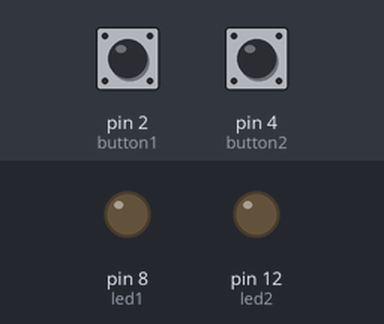
A sketch run on a simulated Arduino Uno, built with avr-gcc and run on an emulated ATmega328P. Shown: output pins drawn as LEDs (lit = HIGH). The test bench sets the inputs (shaded band); at power-on: pin 2 (button1) LOW, pin 4 (button2) LOW.

Above: at 1.2 s.
1.3 s: pin 2 (button1) pulled HIGH for 0.15 s
At 1.37 s:
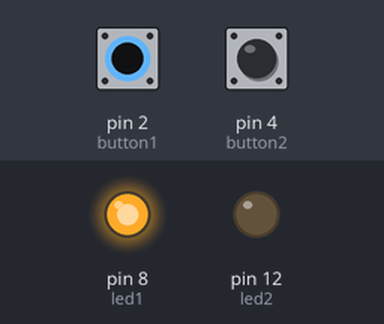
2.9 s: pin 4 (button2) pulled HIGH for 0.15 s
At 2.97 s:
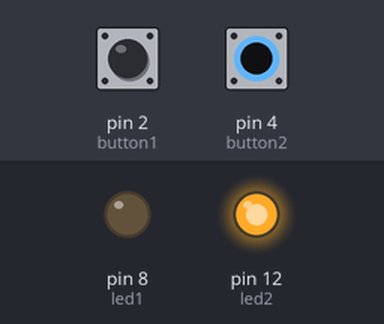
4.5 s: pin 4 (button2) pulled HIGH for 3.2 s
At 8.4 s:
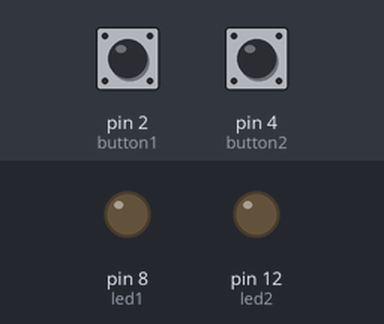
9.2 s: pin 2 (button1) pulled HIGH for 3.2 s
At 9.5 s:
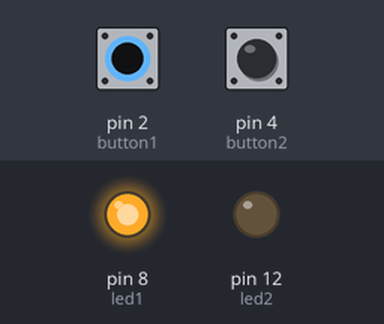
13.9 s: pin 2 (button1) driven HIGH and pin 4 (button2) driven HIGH
At 14.3 s:
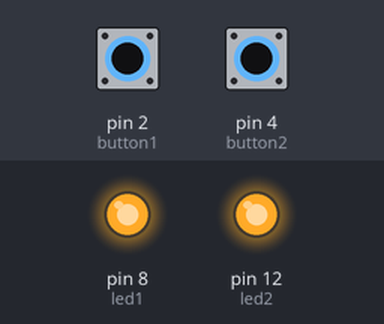
Timing chart, 0 to 16.4 s (numbered marks = the images above; inputs shaded):
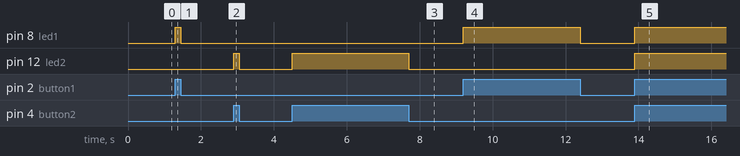

Measured:
- after the input at 1.3 s, pin 8 (led1): LOW → HIGH at once, → LOW 0.15 s later
- after the input at 2.9 s, pin 12 (led2): LOW → HIGH at once, → LOW 0.15 s later
- after the input at 4.5 s, pin 12 (led2): LOW → HIGH at once, → LOW 3.2 s later
- after the input at 9.2 s, pin 8 (led1): LOW → HIGH at once, → LOW 3.2 s later
- after the input at 13.9 s, pin 8 (led1), pin 12 (led2): LOW → HIGH at once

The sketch:

sketch_oct17a.ino
```cpp
//Describe the button and LED pins.
int led1 = 8;
int led2 = 12;
int button1 = 2;
int button2 = 4;

void setup() {
  // Set the LED pins to outputs.
  pinMode(led1, OUTPUT);
  pinMode(led2, OUTPUT);
  // Set the inputs for the button pins.
  pinMode(button1, INPUT);
  pinMode(button2, INPUT);

}

void loop() {
  // Check each button's condition
  int buttonState1 = digitalRead(button1);
  int buttonState2 = digitalRead(button2);

  // Depending on the button status, turn the matching LED on or off.
  if (buttonState1 == HIGH) {
  digitalWrite(led1, HIGH);

  // Turn on LED 1
  } else {
  digitalWrite(led1, LOW);
  // Turn off LED 1
  }

  if (buttonState2 == HIGH) {
  digitalWrite(led2, HIGH);
  // Turn on LED 2
  } else {
  digitalWrite(led2, LOW);
  // Turn off LED 2
  }
}
```
